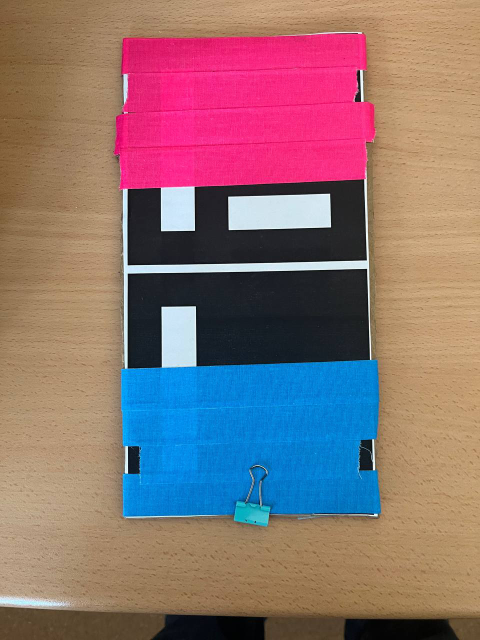
//> input picture ImageProcessing/test_img.png, 960 x 1280 px (shown at 1/2 size)
$ ./colorDetection   (built with g++ and OpenCV 4)
//> lines starting //> are read from the running program, lines starting //| are printed output that depends on the picture; after the words box and inside, x2 and y2 are one past the last pixel; in counts of white or black regions, pixels touching at a corner belong together
#pragma ide diagnostic ignored "EndlessLoop"
#include "opencv2/highgui/highgui.hpp"
#include "opencv2/imgproc/imgproc.hpp"
#include <opencv2/imgcodecs.hpp>
#include <opencv2/core/utility.hpp>
#include <iostream>

using namespace cv;
using namespace std;

Mat imgHSV, maskRED, maskBLUE;

int hminR = 162, sminR = 137, vminR = 137;
int hmaxR = 172, smaxR = 255, vmaxR = 255;

int hminB = 68, sminB = 137, vminB = 137;
int hmaxB = 122, smaxB = 255, vmaxB = 255;

void main(){
    string path = "C:\\Users\\aa\\CLionProjects\\opencvtest\\test_img.png"; //change the path to your image
    Mat img = imread(path);
//> img is the input picture: 1280 rows x 960 cols, CV_8UC3; mean B, G, R 114.1, 113.3, 139.6

    cvtColor(img, imgHSV, COLOR_BGR2HSV);
//> imgHSV: 1280 rows x 960 cols, CV_8UC3; mean H, S, V 58.8, 127.3, 167.4

    namedWindow("Trackbars", (640, 200));
    createTrackbar("Hue Min", "Trackbars", &hminR, 179);
    createTrackbar("Hue Max", "Trackbars", &hmaxR, 179);
    createTrackbar("Sat Min", "Trackbars", &sminR, 255);
    createTrackbar("Sat Max", "Trackbars", &smaxR, 255);
    createTrackbar("Val Min", "Trackbars", &vminR, 255);
    createTrackbar("Val Max", "Trackbars", &vmaxR, 255);

    while(true) {

        Scalar lowerR(hminR, sminR, vminR);
        Scalar upperR(hmaxR, smaxR, vmaxR);

        Scalar lowerB(hminB, sminB, vminB);
        Scalar upperB(hmaxB, smaxB, vmaxB);

        inRange(imgHSV, lowerR, upperR, maskRED);
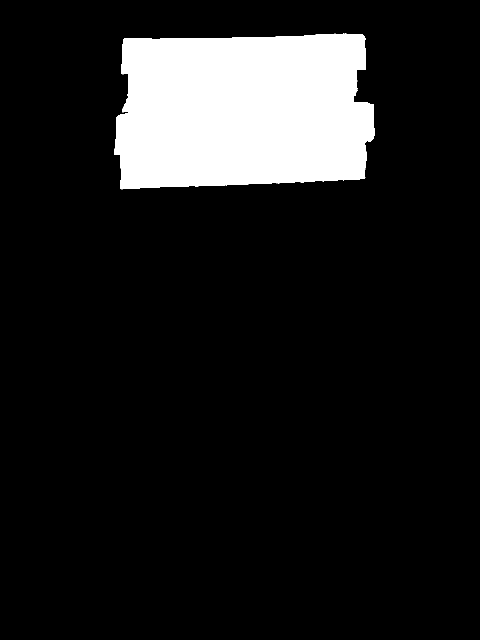
//> maskRED: 1280 rows x 960 cols, CV_8UC1 (shown at 1/2 size); 11.8% white; 8 white regions (7 under 20 px), largest, box (x1, y1, x2, y2) and area: (228, 67, 750, 378) 144482
        inRange(imgHSV, lowerB, upperB, maskBLUE);
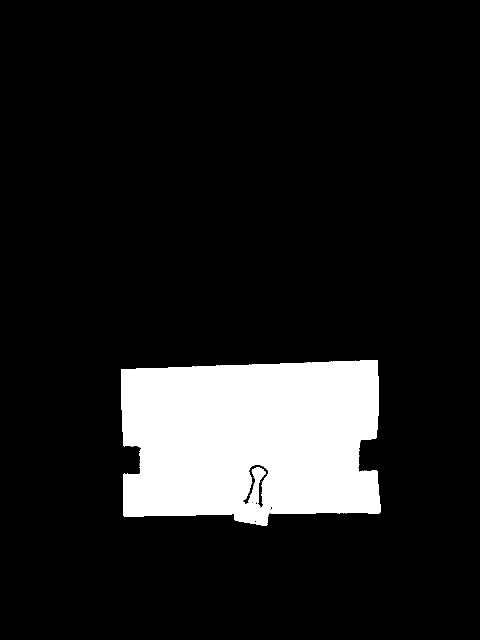
//> maskBLUE: 1280 rows x 960 cols, CV_8UC1 (shown at 1/2 size); 12.2% white; 13 white regions (12 under 20 px), largest, box (x1, y1, x2, y2) and area: (242, 720, 761, 1052) 149330

        imshow("Image", img);
        imshow("ImageMaskRED", maskRED);
        imshow("ImageMaskBLUE", maskBLUE);
        waitKey(1);
    }
}
